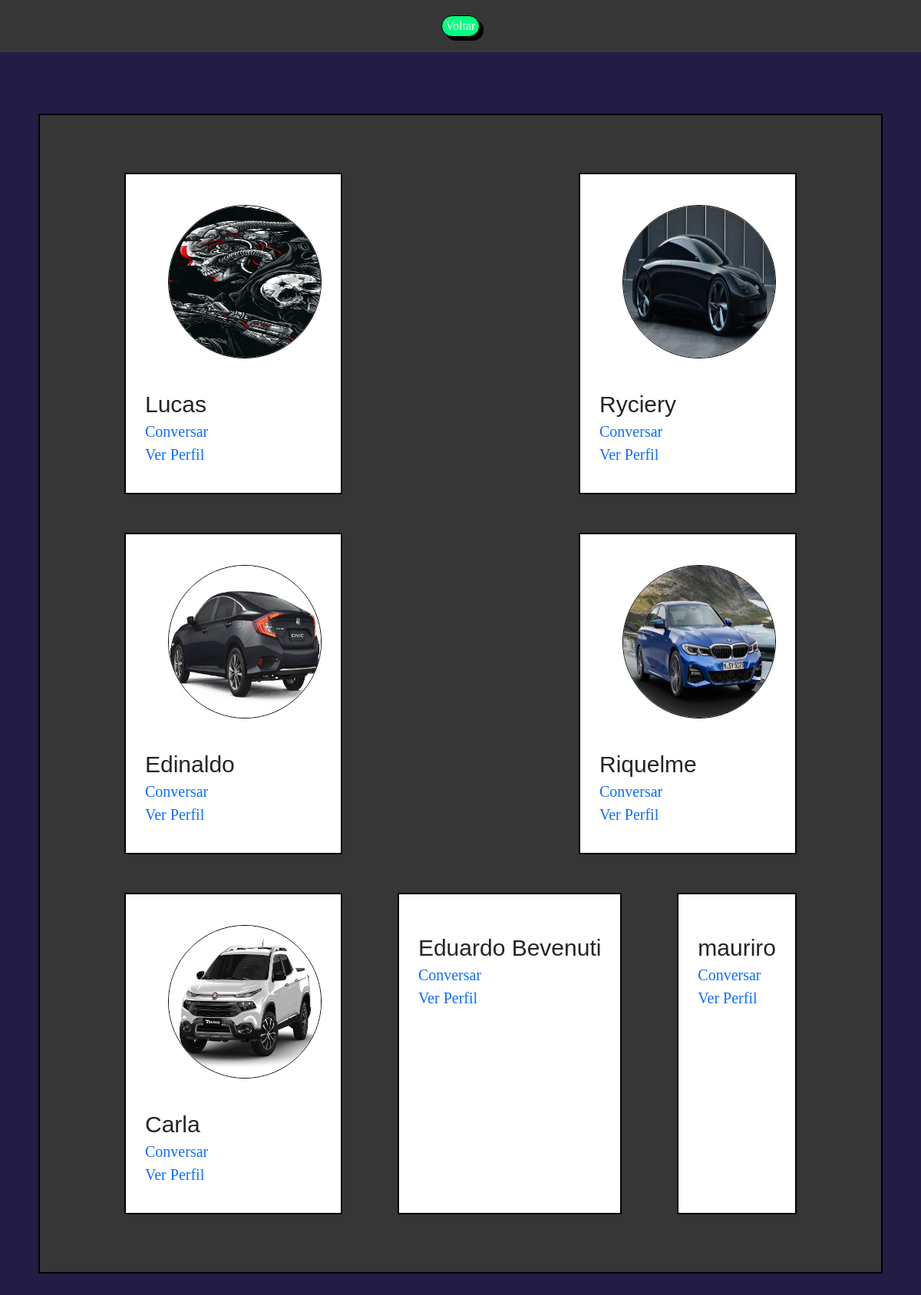
Screenshot of /app/lista_usuarios.php (signed in) with the database file from the repository.
### tables this page shows
CREATE TABLE `tbl_usuario` (
  `id_usuario` int(11) NOT NULL,
  `sessao_status` varchar(50) NOT NULL,
  `nick_usuario` varchar(60) NOT NULL,
  `nome_usuario` varchar(60) NOT NULL,
  `email_usuario` varchar(60) NOT NULL,
  `senha_usuario` varchar(300) NOT NULL,
  `bio_usuario` varchar(450) NOT NULL
);

CREATE TABLE `img_usuario` (
  `id_img` int(11) NOT NULL,
  `nome_img` varchar(60) DEFAULT NULL,
  `foto_end` varchar(90) DEFAULT NULL,
  `id_usuario` int(11) DEFAULT NULL
);

### classes/repositorioUsuario.php (called while the page is built, shortened)
<?php
require_once 'conexao.php';
class RepositorioUsuariosMySQL implements IRepositorioUsuarios
{
    private $conexao;
    public function __construct()
    {
        $this->conexao = new Conexao("localhost","root","","4ad");
    }
    public function VerificarImagem($id_usuario)
    {
        $sql = "SELECT * FROM img_usuario WHERE id_usuario = '$id_usuario'";
        $linha = $this->conexao->obtemNumeroLinhas($sql);
        return $linha;
    }
    public function SetarImagemUsuario($id_usuario)
    {
        $sql = "SELECT * FROM img_usuario WHERE id_usuario = '$id_usuario'";
        $consulta = $this->conexao->executarQuery($sql);
        $registro = mysqli_fetch_array($consulta);
        $img_end = $registro[2];
        return $img_end;
    }
    public function ListarUsuarios($id_usuario)
    {
        $sql = "SELECT * FROM tbl_usuario WHERE id_usuario != '$id_usuario'";
        $listagem = $this->conexao->executarQuery($sql);
        return $listagem;
    }
}

### classes/conexao.php (called while the page is built)
<?php
class Conexao{
    private $host;
    private $usuario;
    private $senha;
    private $banco;
    private $conexao;
    function __construct($host,$usuario,$senha,$banco)
    {
        $this->host=$host;
        $this->usuario=$usuario;
        $this->senha=$senha;
        $this->banco=$banco;
    }
    function conectar(){
        $this->conexao = mysqli_connect(
            $this->host,
            $this->usuario,
            $this->senha,
            $this->banco
        );
        if ($this->conexao->connect_error) {
            error_log('Connection error: ' . $this->conexao->connect_error);
            return false;
        } else {
            mysqli_query($this->conexao,"SET NAMES 'UTF8'");
            return true;
        }
    }
    function executarQuery($sql){
        return mysqli_query($this->conexao,$sql);
    }
    function obtemNumeroLinhas($query){
        $linhas = $this->executarQuery($query);
        return $linhas->num_rows;
    }
}

### app/lista_usuarios.php (the view, shortened to what this page needs)
<?php
require_once '../classes/repositorioUsuario.php';
$repositorio = new RepositorioUsuariosMySQL();
$id_usuario = $_SESSION['id_usuario'];
$informacoes = $repositorio->ListarUsuarios($id_usuario);
?>
<!DOCTYPE html>
<html lang="pt-br">
<head>
    <link href="https://cdn.jsdelivr.net/npm/bootstrap@5.2.0-beta1/dist/css/bootstrap.min.css" rel="stylesheet">
    <link rel="stylesheet" href="https://cdnjs.cloudflare.com/ajax/libs/font-awesome/6.1.1/css/all.min.css" />
    <link rel="stylesheet" href="../assets/style/reset.css">
    <link rel="stylesheet" href="../assets/style/listaAmigos.css">
</head>
<body>
    <div class="caixa">
        <button class="caixa__botao"><a href="perfil.php" class="caixa__botao__link">Voltar</a></button>
    </div>
    <div class="lista">
        <?php
            foreach ($informacoes as $key) {
                $x = $key['id_usuario'];
                $id_usuario = $x;
                $verificar = $repositorio->VerificarImagem($id_usuario);
                echo '<div class="lista__caixa">';
                if($verificar > 0){
                    $setar = $repositorio->SetarImagemUsuario($id_usuario);
                    echo "<div class='caixa__img'>";
                    echo "<img src=".$setar.">";
                    echo "</div>";
                }
                $x = $key['id_usuario'];
                echo "<h2 class='nome__usuario'>".$key['nome_usuario']."</h2>";
                echo "<h2 class='link'><a class='link_a' href='Chat/chat_privado/index_chat_privado.php?id=$x'>Conversar</a></h2>";
                echo "<h2 class='link'><a class='link_a' href='redirecionar.php?id=$x'>Ver Perfil</a></h2>";
                echo "</div>";
            }
        ?>
    </div>
</body>
</html>

### assets/style/listaAmigos.css (style rules this page uses)
body { display: flex; flex-direction: column; flex-wrap: wrap; background: #1b153ff6; }
.caixa { display: flex; justify-content: center; margin: 0px 0px 20px 0px; padding: 20px; background: #363636; }
.caixa__botao { background: #00FF7F; border: 1px solid #000000; border-radius: 20px; padding: 5px; box-shadow: 5px 5px #000000; }
.caixa__botao__link { text-decoration: none; color: #FFFFFF; }
.lista { display: flex; justify-content: space-between; flex-wrap: wrap; margin: 60px 50px; padding: 50px 100px; background: #363636; border: #000000 solid 2px; }
.lista__caixa { display: flex; flex-direction: column; border: #000000 solid 2px; padding: 40px 25px; margin: 25px 10px; background: #FFFFFF; }
.caixa__img { display: flex; width: 200px; height: 200px; margin-left: 30px; margin-bottom: 30px; margin-top: 0px; }
img { border-radius: 50%; border: #000000 solid 1px; width: 100%; height: 100%px; }
.nome__usuario { font-size: 30px; font-family: 'Lucida Sans', 'Lucida Sans Regular', 'Lucida Grande', 'Lucida Sans Unicode', Geneva, Verdana, sans-serif; margin-top: 15px; }
.link { text-decoration: none; font-size: 20px; margin-top: 10px; }
.link_a { text-decoration: none; }

### rows the page displays
tbl_usuario: id_usuario.foto_end (picture), nome_usuario "Lucas"
tbl_usuario: id_usuario.foto_end (picture), nome_usuario "Ryciery"
tbl_usuario: id_usuario.foto_end (picture), nome_usuario "Edinaldo"
tbl_usuario: id_usuario.foto_end (picture), nome_usuario "Riquelme"
tbl_usuario: id_usuario.foto_end (picture), nome_usuario "Carla"
tbl_usuario: nome_usuario "Eduardo Bevenuti"
tbl_usuario: nome_usuario "mauriro"
